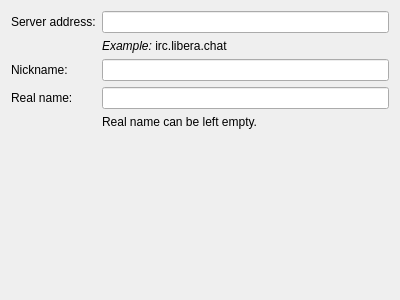
<?xml version="1.0" encoding="UTF-8"?>
<ui version="4.0">
 <class>MainOptionsWidget</class>
 <widget class="QWidget" name="MainOptionsWidget">
  <property name="geometry">
   <rect>
    <x>0</x>
    <y>0</y>
    <width>400</width>
    <height>300</height>
   </rect>
  </property>
  <property name="windowTitle">
   <string>Account Preferences</string>
  </property>
  <layout class="QFormLayout" name="formLayout">
   <property name="fieldGrowthPolicy">
    <enum>QFormLayout::ExpandingFieldsGrow</enum>
   </property>
   <item row="0" column="0">
    <widget class="QLabel" name="serverLabel">
     <property name="text">
      <string>Server address:</string>
     </property>
     <property name="buddy">
      <cstring>serverLineEdit</cstring>
     </property>
    </widget>
   </item>
   <item row="0" column="1">
    <widget class="QLineEdit" name="serverLineEdit"/>
   </item>
   <item row="1" column="1">
    <widget class="QLabel" name="label">
     <property name="text">
      <string>&lt;i&gt;Example:&lt;/i&gt; irc.libera.chat</string>
     </property>
    </widget>
   </item>
   <item row="3" column="0">
    <widget class="QLabel" name="accountLabel">
     <property name="text">
      <string>Nickname:</string>
     </property>
     <property name="buddy">
      <cstring>accountLineEdit</cstring>
     </property>
    </widget>
   </item>
   <item row="3" column="1">
    <widget class="QLineEdit" name="accountLineEdit"/>
   </item>
   <item row="5" column="0">
    <widget class="QLabel" name="fullnameLabel">
     <property name="text">
      <string>Real name:</string>
     </property>
     <property name="buddy">
      <cstring>fullnameLineEdit</cstring>
     </property>
    </widget>
   </item>
   <item row="5" column="1">
    <widget class="QLineEdit" name="fullnameLineEdit"/>
   </item>
   <item row="6" column="1">
    <widget class="QLabel" name="label_2">
     <property name="text">
      <string>Real name can be left empty.</string>
     </property>
    </widget>
   </item>
  </layout>
 </widget>
 <tabstops>
  <tabstop>serverLineEdit</tabstop>
  <tabstop>accountLineEdit</tabstop>
  <tabstop>fullnameLineEdit</tabstop>
 </tabstops>
 <resources/>
 <connections/>
</ui>
